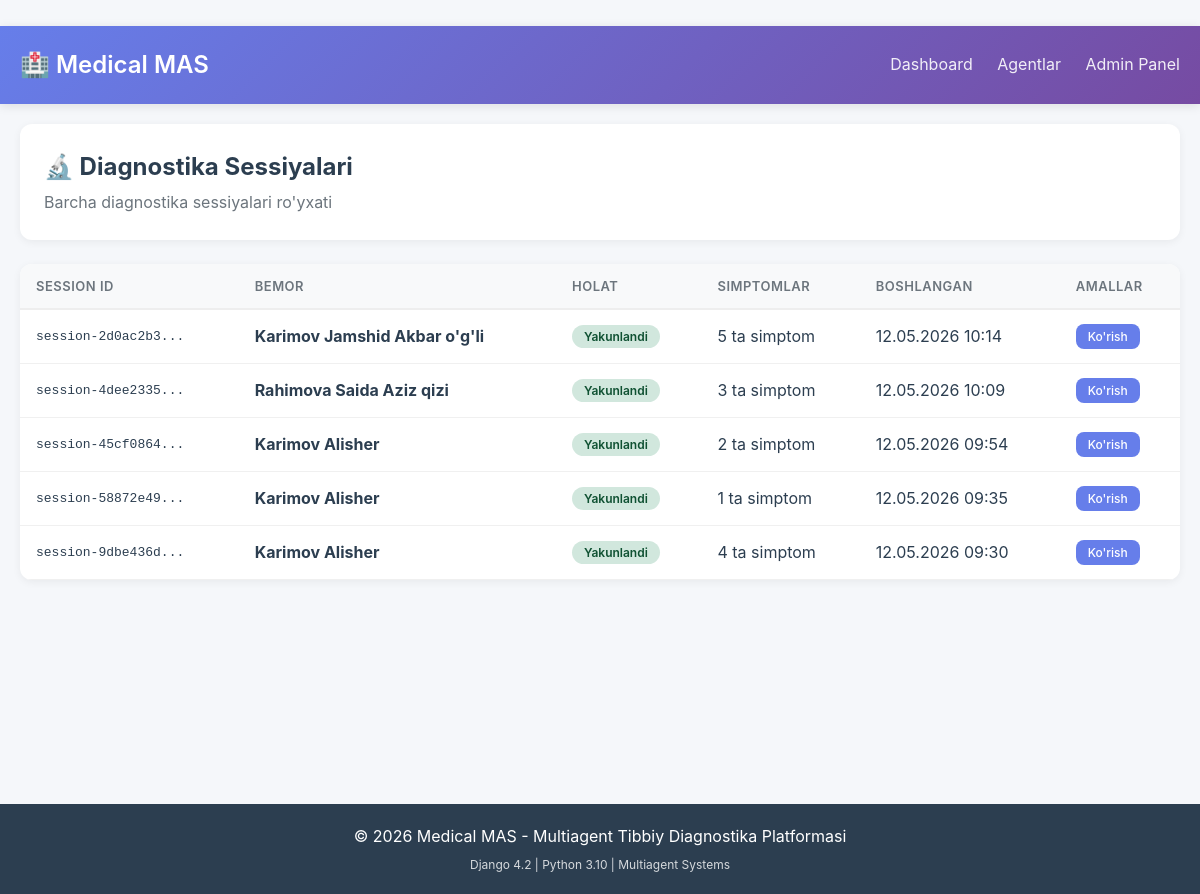
The page /diagnostics/sessions/ (signed in) on the database its author committed.
### apps/diagnostics/models.py (models this page shows, shortened)
class DiagnosticSession(models.Model):
    STATUS_CHOICES = [
        ('PENDING', 'Kutilmoqda'),
        ('IN_PROGRESS', 'Jarayonda'),
        ('COMPLETED', 'Yakunlandi'),
        ('FAILED', 'Xatolik'),
    ]
    session_id = models.CharField(
        'Session ID',
        max_length=100,
        unique=True,
        db_index=True
    )
    patient = models.ForeignKey(
        Patient,
        on_delete=models.CASCADE,
        related_name='diagnostic_sessions'
    )
    status = models.CharField(
        'Holat',
        max_length=20,
        choices=STATUS_CHOICES,
        default='PENDING'
    )
    symptoms = models.JSONField('Simptomlar', default=list)
    test_results = models.JSONField('Tahlil natijalari', default=dict, blank=True)
    agent_states = models.JSONField('Agent holatlari', default=dict)
    error_message = models.TextField('Xatolik xabari', blank=True)
    started_at = models.DateTimeField('Boshlangan vaqt', auto_now_add=True)
    completed_at = models.DateTimeField('Yakunlangan vaqt', null=True, blank=True)
    class Meta:
        verbose_name = 'Diagnostika Sessiyasi'
        verbose_name_plural = 'Diagnostika Sessiyalari'
        ordering = ['-started_at']
        indexes = [
            models.Index(fields=['session_id']),
            models.Index(fields=['status', 'started_at']),
        ]

### apps/patients/models.py (models this page shows, shortened)
class Patient(models.Model):
    GENDER_CHOICES = [
        ('M', 'Erkak'),
        ('F', 'Ayol'),
        ('O', 'Boshqa'),
    ]
    BLOOD_TYPE_CHOICES = [
        ('A+', 'A+'),
        ('A-', 'A-'),
        ('B+', 'B+'),
        ('B-', 'B-'),
        ('AB+', 'AB+'),
        ('AB-', 'AB-'),
        ('O+', 'O+'),
        ('O-', 'O-'),
    ]
    user = models.OneToOneField(
        User,
        on_delete=models.SET_NULL,
        null=True,
        blank=True,
        related_name='patient_profile'
    )
    first_name = models.CharField('Ism', max_length=100)
    last_name = models.CharField('Familiya', max_length=100)
    middle_name = models.CharField('Otasining ismi', max_length=100, blank=True)
    date_of_birth = models.DateField('Tug\'ilgan sana')
    gender = models.CharField('Jins', max_length=1, choices=GENDER_CHOICES)
    phone = PhoneNumberField('Telefon', blank=True)
    email = models.EmailField('Email', blank=True)
    address = models.TextField('Manzil', blank=True)
    emergency_contact = models.CharField('Favqulodda aloqa', max_length=100, blank=True)
    blood_type = models.CharField(
        'Qon guruhi',
        max_length=3,
        choices=BLOOD_TYPE_CHOICES,
        blank=True
    )
    height = models.PositiveIntegerField(
        'Bo\'yi (sm)',
        null=True,
        blank=True,
        validators=[MinValueValidator(50), MaxValueValidator(250)]
    )
    weight = models.DecimalField(
        'Vazni (kg)',
        max_digits=5,
        decimal_places=2,
        null=True,
        blank=True,
        validators=[MinValueValidator(2), MaxValueValidator(500)]
    )
    allergies = models.JSONField('Allergiyalar', default=list, blank=True)
    chronic_diseases = models.JSONField('Surunkali kasalliklar', default=list, blank=True)
    notes = models.TextField('Qo\'shimcha ma\'lumotlar', blank=True)
    created_at = models.DateTimeField(auto_now_add=True)
    updated_at = models.DateTimeField(auto_now=True)
    is_active = models.BooleanField('Faol', default=True)
    objects = PatientManager()
    class Meta:
        verbose_name = 'Bemor'
        verbose_name_plural = 'Bemorlar'
        ordering = ['-created_at']
        indexes = [
            models.Index(fields=['last_name', 'first_name']),
            models.Index(fields=['date_of_birth']),
        ]
    def get_full_name(self):
        parts = [self.last_name, self.first_name]
        if self.middle_name:
            parts.append(self.middle_name)
        return ' '.join(parts)

### apps/diagnostics/views.py (the view)
# urls.py: path('sessions/', views.session_list, name='session_list'),
@login_required
def session_list(request):
    sessions = DiagnosticSession.objects.select_related('patient').order_by('-started_at')
    context = {
        'sessions': sessions,
        'title': 'Diagnostika Sessiyalari'
    }
    return render(request, 'diagnostics/session_list.html', context)

### templates/diagnostics/session_list.html (shortened to what this page needs)
﻿{% extends "base.html" %}
{% block content %}
<div class="container">
  <div class="page-header">
    <h2>🔬 Diagnostika Sessiyalari</h2>
    <p style="color:#6c757d; margin-top:4px;">Barcha diagnostika sessiyalari ro'yxati</p>
  </div>
  <div class="table-card">
    {% if sessions %}
    <table>
      <thead><tr>
        <th>Session ID</th><th>Bemor</th><th>Holat</th><th>Simptomlar</th><th>Boshlangan</th><th>Amallar</th>
      </tr></thead>
      <tbody>
      {% for session in sessions %}
      <tr>
        <td style="font-family:monospace; font-size:13px;">{{ session.session_id|slice:":16" }}...</td>
        <td><strong>{{ session.patient.get_full_name }}</strong></td>
        <td><span class="badge badge-{{ session.status|lower }}">{{ session.get_status_display }}</span></td>
        <td>{{ session.symptoms|length }} ta simptom</td>
        <td>{{ session.started_at|date:"d.m.Y H:i" }}</td>
        <td><a href="{% url 'diagnostics:session_detail' session.session_id %}" class="btn btn-primary btn-sm">Ko'rish</a></td>
      </tr>
      {% endfor %}
      </tbody>
    </table>
    {% else %}
    <div class="empty-state">
      <h3>Sessiyalar mavjud emas</h3>
      <p>Hali diagnostika sessiyalari yaratilmagan.</p>
      <a href="{% url 'dashboard:index' %}" class="btn btn-primary" style="margin-top:16px;">Dashboard ga qaytish</a>
    </div>
    {% endif %}
  </div>
</div>
{% endblock %}

### templates/base.html (style rules this page uses)
* { margin: 0; padding: 0; box-sizing: border-box; }
body { font-family: -apple-system, BlinkMacSystemFont, 'Segoe UI', Roboto, 'Helvetica Neue', Arial, sans-serif; background: #f5f7fa; color: #2c3e50; line-height: 1.6; }
.container { max-width: 1200px; margin: 0 auto; padding: 0 20px; }

### templates/diagnostics/session_list.html (style rules this page uses)
.page-header { background: white; padding: 24px; border-radius: 12px; margin-bottom: 24px; box-shadow: 0 2px 8px rgba(0,0,0,0.06); }
.table-card { background: white; border-radius: 12px; box-shadow: 0 2px 8px rgba(0,0,0,0.06); overflow: hidden; }
table { width: 100%; border-collapse: collapse; }
th { background: #f8f9fa; padding: 14px 16px; text-align: left; font-size: 13px; font-weight: 600; color: #6c757d; text-transform: uppercase; letter-spacing: 0.5px; border-bottom: 2px solid #eee; }
td { padding: 14px 16px; border-bottom: 1px solid #f0f0f0; color: #2c3e50; }
.badge { display: inline-block; padding: 4px 12px; border-radius: 20px; font-size: 12px; font-weight: 600; }
.badge-completed { background: #d1e7dd; color: #0f5132; }
.btn { display: inline-block; padding: 8px 16px; border-radius: 8px; text-decoration: none; font-size: 13px; font-weight: 500; }
.btn-primary { background: #667eea; color: white; }
.btn-sm { padding: 5px 12px; font-size: 12px; }

### rows shown on the page
DiagnosticSession: session_id "session-2d0ac2b3", patient.get_full_name "Karimov Jamshid Akbar o'g'li", status "Yakunlandi", symptoms|length "5", started_at "12.05.2026 10:14"
DiagnosticSession: session_id "session-4dee2335", patient.get_full_name "Rahimova Saida Aziz qizi", status "Yakunlandi", symptoms|length "3", started_at "12.05.2026 10:09"
DiagnosticSession: session_id "session-45cf0864", patient.get_full_name "Karimov Alisher", status "Yakunlandi", symptoms|length "2", started_at "12.05.2026 09:54"
DiagnosticSession: session_id "session-58872e49", patient.get_full_name "Karimov Alisher", status "Yakunlandi", symptoms|length "1", started_at "12.05.2026 09:35"
DiagnosticSession: session_id "session-9dbe436d", patient.get_full_name "Karimov Alisher", status "Yakunlandi", symptoms|length "4", started_at "12.05.2026 09:30"
